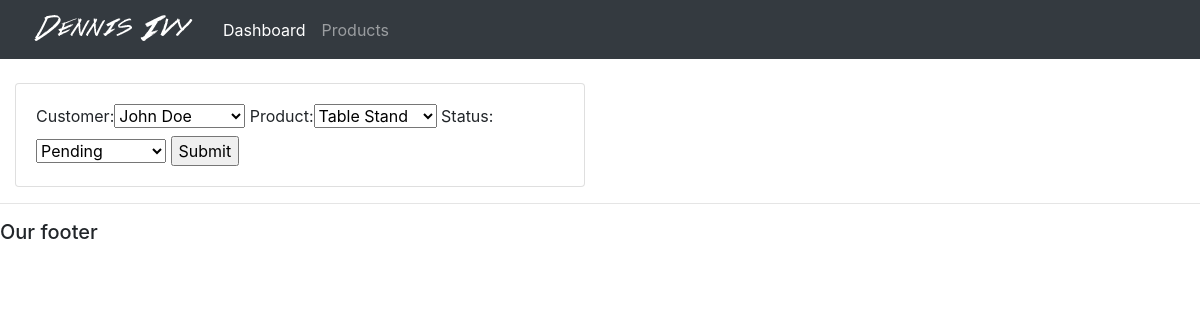
The app's page /create_order/4 with its own data.
### accounts/models.py (models this page shows, shortened)
class Order(models.Model):
    STATUS = (
        ('pending', 'Pending'),
        ('Out for deliver', 'Out for deliver'),
        ('Delivered', 'Delivered'),
    )
    customer = models.ForeignKey(
        Customer, null=True, on_delete=models.SET_NULL)
    product = models.ForeignKey(Product, null=True, on_delete=models.SET_NULL)
    status = models.CharField(max_length=200, null=True,  choices=STATUS)
    date_created = models.DateTimeField(auto_now_add=True, null=True)

### accounts/views.py (the view)
# urls.py: path('create_order/<str:pk>', views.updateOrder, name="update_order"),
def updateOrder(request, pk):
    order = Order.objects.get(id=pk)
    form = OrderForm(instance=order)
    if request.method == 'POST':
        form = OrderForm(request.POST, instance=order)
        if form.is_valid():
            form.save()
            return redirect('/')
    context = {
        'form': form
    }
    return render(request, 'accounts/order_form.html', context)

### accounts/forms.py
class OrderForm(ModelForm):
    class Meta:
        model = Order
        fields = '__all__'

### accounts/models.py (called while the page is built)
    def __str__(self):
        return self.name

    def __str__(self):
        return self.name

### templates/accounts/order_form.html (shortened to what this page needs)
{% extends 'accounts/main.html' %}
{% load static %}
{% block content %}
<br>
<div class="row">
  <div class="col-md-6">
    <div class="card card-body">
      <form action="" method="POST">
        {{form}}
        <input type="submit" name="Submit" id="">
      </form>
    </div>
  </div>
</div>
{% endblock %}

### static/css/main.css (style rules this page uses)
body { background-color: #ebeff5; }

### records on screen
Order: customer "John Doe", product "Table Stand", status "Pending"
